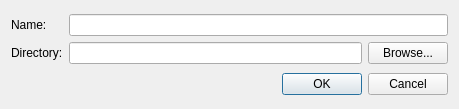
<?xml version="1.0" encoding="UTF-8"?>
<ui version="4.0">
 <class>NewFile</class>
 <widget class="QDialog" name="NewFile">
  <property name="geometry">
   <rect>
    <x>0</x>
    <y>0</y>
    <width>459</width>
    <height>109</height>
   </rect>
  </property>
  <property name="windowTitle">
   <string>New File</string>
  </property>
  <layout class="QVBoxLayout" name="verticalLayout">
   <item>
    <layout class="QGridLayout" name="gridLayout">
     <item row="0" column="0">
      <widget class="QLabel" name="label">
       <property name="text">
        <string>Name:</string>
       </property>
      </widget>
     </item>
     <item row="0" column="1">
      <widget class="QLineEdit" name="lineEditName"/>
     </item>
     <item row="1" column="0">
      <widget class="QLabel" name="label_2">
       <property name="text">
        <string>Directory:</string>
       </property>
      </widget>
     </item>
     <item row="1" column="1">
      <layout class="QHBoxLayout" name="horizontalLayout">
       <item>
        <widget class="QLineEdit" name="lineEditDirectory"/>
       </item>
       <item>
        <widget class="QPushButton" name="pushButtonBrowse">
         <property name="text">
          <string>Browse...</string>
         </property>
        </widget>
       </item>
      </layout>
     </item>
    </layout>
   </item>
   <item>
    <widget class="QDialogButtonBox" name="buttonBox">
     <property name="orientation">
      <enum>Qt::Horizontal</enum>
     </property>
     <property name="standardButtons">
      <set>QDialogButtonBox::Cancel|QDialogButtonBox::Ok</set>
     </property>
    </widget>
   </item>
  </layout>
 </widget>
 <resources/>
 <connections>
  <connection>
   <sender>buttonBox</sender>
   <signal>accepted()</signal>
   <receiver>NewFile</receiver>
   <slot>accept()</slot>
   <hints>
    <hint type="sourcelabel">
     <x>248</x>
     <y>254</y>
    </hint>
    <hint type="destinationlabel">
     <x>157</x>
     <y>274</y>
    </hint>
   </hints>
  </connection>
  <connection>
   <sender>buttonBox</sender>
   <signal>rejected()</signal>
   <receiver>NewFile</receiver>
   <slot>reject()</slot>
   <hints>
    <hint type="sourcelabel">
     <x>316</x>
     <y>260</y>
    </hint>
    <hint type="destinationlabel">
     <x>286</x>
     <y>274</y>
    </hint>
   </hints>
  </connection>
 </connections>
</ui>
